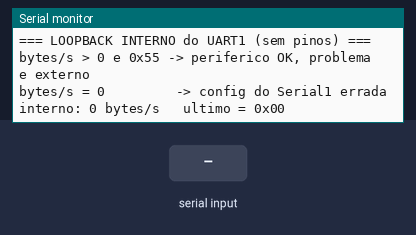
Recording of a sketch running on a simulated ESP32-S3. On the bench: the last lines printed to the serial monitor. The test bench sets the inputs (shaded band).

Above: at 1.6 s.
1.7 s: "1" received over the second serial link
At 2.8 s:
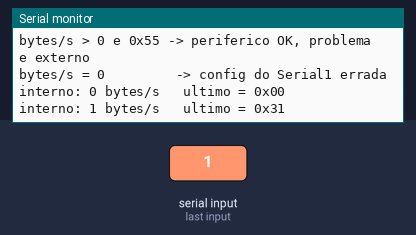
3.2 s: "0" received over the second serial link
At 4.5 s:
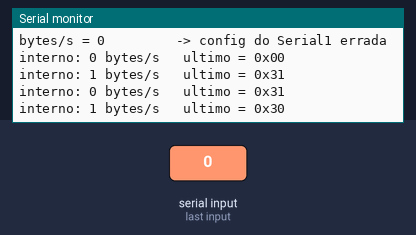
4.7 s: "2" received over the second serial link
At 5.8 s:
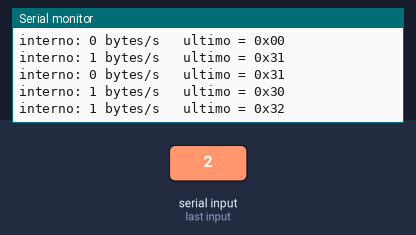
Timing chart, 0 to 7.7 s (numbered marks = the images above; inputs shaded):
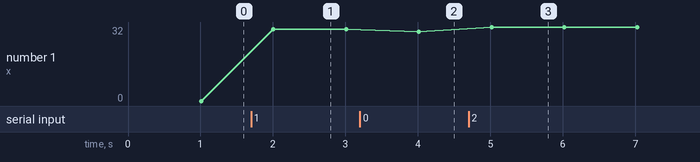

The sketch:

ASDA_B2_IntLoop_ESP32.ino
```cpp
#include <Arduino.h>
#include "driver/uart.h"

/*
 * Loopback INTERNO do UART1 -- ESP32-S3.
 *
 * Liga TX->RX DENTRO do chip (uart_set_loop_back), sem passar por pino,
 * fio, divisor ou modulo. Isola a pergunta:
 *
 *   recebe no interno  -> o periferico UART1 (TX+RX) esta OK; o problema
 *                         esta FORA: GPIO18, divisor ou RO do modulo.
 *   nao recebe          -> a config do Serial1 esta errada (pino/param).
 *
 * Transmite 0x55 e conta o que volta pelo caminho interno.
 */

constexpr int RS485_TX = 17;
constexpr int RS485_RX = 18;

uint8_t pattern[8];
uint32_t rxCount = 0, lastReport = 0;
uint8_t lastByte = 0;

void setup(){
  Serial.begin(115200);
  delay(400);

  Serial1.begin(9600, SERIAL_8N2, RS485_RX, RS485_TX);
  uart_set_loop_back(UART_NUM_1, true);      // TX->RX interno

  for (uint8_t i = 0; i < sizeof(pattern); ++i) pattern[i] = 0x55;

  Serial.println();
  Serial.println("=== LOOPBACK INTERNO do UART1 (sem pinos) ===");
  Serial.println("bytes/s > 0 e 0x55 -> periferico OK, problema e externo");
  Serial.println("bytes/s = 0         -> config do Serial1 errada");
  Serial.println();
}

void loop(){
  Serial1.write(pattern, sizeof(pattern));
  Serial1.flush();
  while (Serial1.available() > 0){ lastByte = (uint8_t)Serial1.read(); ++rxCount; }

  if (millis() - lastReport >= 1000){
    lastReport = millis();
    Serial.print("interno: "); Serial.print(rxCount);
    Serial.print(" bytes/s   ultimo = 0x");
    if (lastByte < 0x10) Serial.print('0');
    Serial.println(lastByte, HEX);
    rxCount = 0;
  }
}
```

Measured:
- after the input at 1.7 s, the serial monitor: prints a new line after 0.31 s (image 1)
- after the input at 3.2 s, the serial monitor: prints a new line after 0.81 s (image 2)
- after the input at 4.7 s, the serial monitor: prints a new line after 0.32 s (image 3)
- plotted number 1: 0 → 31 after the input at 1.7 s, 31 → 30 after the input at 3.2 s, 30 → 32 after the input at 4.7 s
